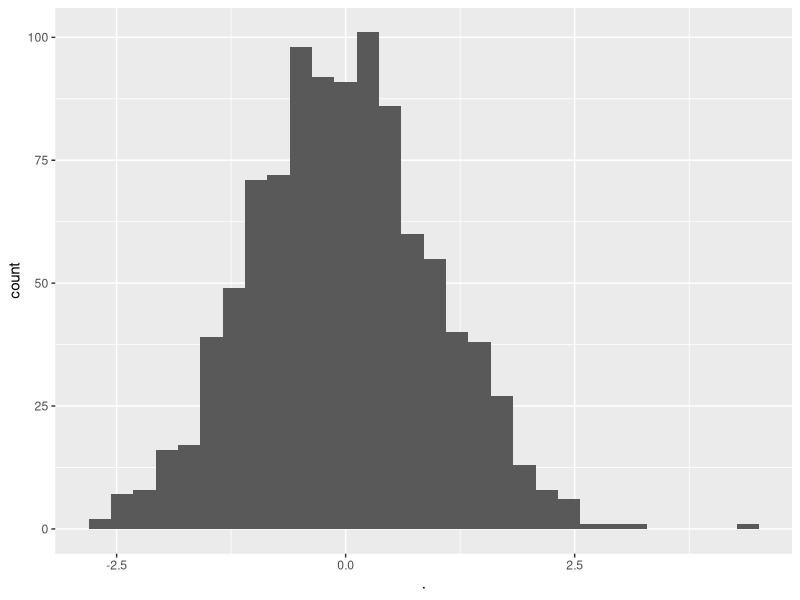

Reproduce this figure in R.
#' ---
#' output: github_document
#' ---

library(magrittr)
library(ggplot2)

x <- rnorm(1000)

x %>% as.data.frame() %>%
  ggplot(., aes(x=.)) + geom_histogram()
